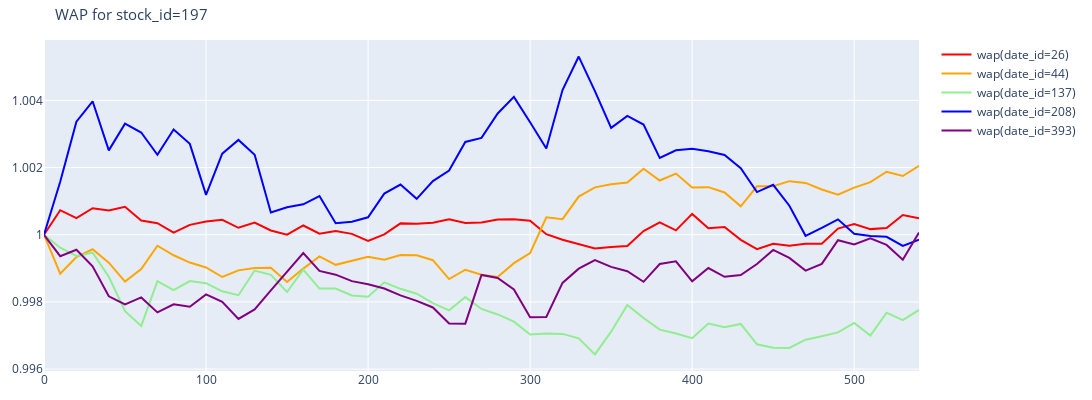

The cell this chart's notebook holds for it:
### Markdown cell above
單一股票Target每日震盪是否有規律（總時間）

### Code cell
fig = go.Figure()

c = 0
color = {0:"red", 1:"orange", 2:"lightgreen", 3:"blue", 4:"purple", 5:"black", 6:"brown", 7:"pink"}
for i in sorted(date):
    dt = stock_id_df[stock_id_df["date_id"]==i]
    # dt["target"] = dt["target"]-dt["target"].mean() # 平移至０
    # dt["target"] = (dt["target"]-dt["target"].mean())/dt["target"].std() # 做標準化
    fig.add_trace(
    go.Scatter(x = dt['seconds_in_bucket'], 
            y = dt['wap'], 
            name = 'wap'+'(date_id='+str(i)+')',
            line = dict(color = color[c])))
    c += 1


fig.update_layout(title = "WAP for stock_id="+str(id),
                title_font = dict(size = 15),
                showlegend = True,
                width = 1100,
                height = 400,
                margin = dict(l = 40, r = 40, t = 40, b = 20))
